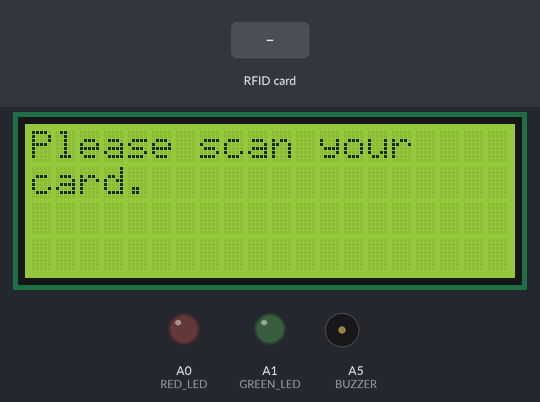
Recording of a sketch running on a simulated Arduino Uno, built with avr-gcc and run on an emulated ATmega328P. On the bench: 20×4 character LCD, output pins drawn as LEDs (lit = HIGH), buzzer (waves = sounding). Inputs (shaded band) come from the test bench. Pins used as bus, display or sensor lines are not drawn; what the sketch prints to the serial monitor is not drawn.

Above: at 1.6 s.
1.7 s: RFID card 70 18 42 1F held to the reader
At 3.0 s:
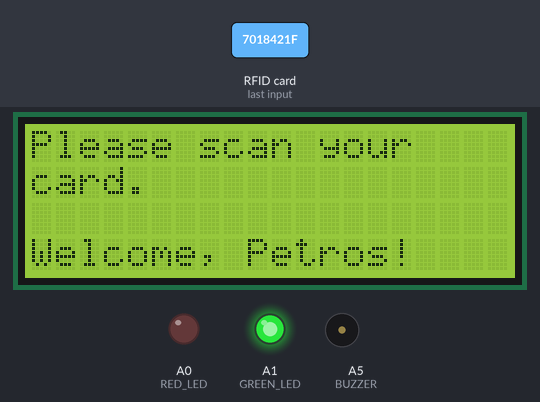
4.7 s: RFID card 5E 7A 19 C4 held to the reader
At 6.0 s:
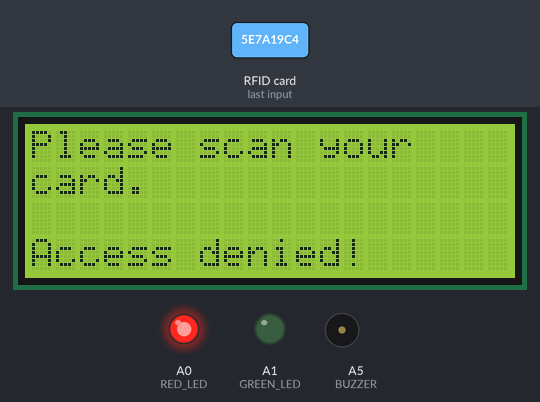
6.6 s: RFID card 3E 71 5E 64 held to the reader
At 8.5 s:
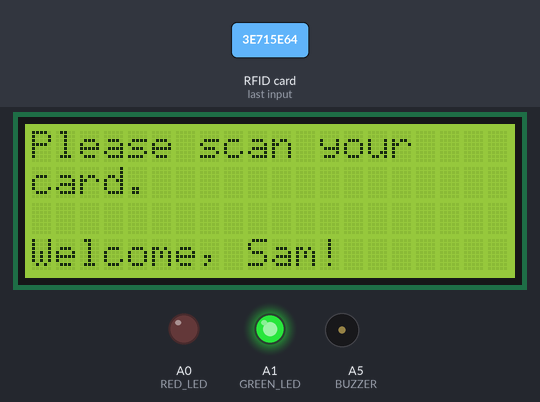
Timing chart, 0 to 11.9 s (numbered marks = the images above; inputs shaded):
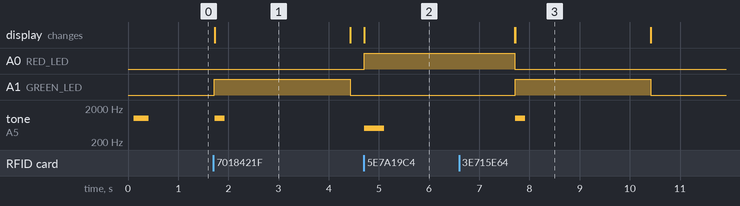

Measured:
- after the input at 1.7 s, A1 (GREEN_LED): LOW → HIGH at once, → LOW 2.7 s later; tone on A5 (BUZZER): silent → 1000 Hz at once, → silent 0.20 s later; the display: changes at once (image 1)
- after the input at 4.7 s, A0 (RED_LED): LOW → HIGH at once; tone on A5 (BUZZER): silent → 500 Hz at once, → silent 0.40 s later; the display: changes at once (image 2)
- after the input at 6.6 s, A1 (GREEN_LED): LOW → HIGH after 1.1 s, → LOW 2.7 s later; tone on A5 (BUZZER): silent → 1000 Hz after 1.1 s, → silent 0.20 s later; the display: first differs from a run without the input after 1.1 s (image 3)
- what the display in image 1 shows lasts 2.7 s, from 1.7 s to 4.4 s

The sketch:

intro-to-cs-project.ino
```cpp
/* This is the original code for the Arduino UNO, which was later replaced by
 * the ESP32.
 */

#include <LiquidCrystal.h> // Include LCD Library
#include <MFRC522.h>       // Include RFID Scanner Library
#include <SPI.h> // Include SPI.h for SPI Communication with the Arduino

// LCD Pins
#define RS 7
#define ENABLE 6
#define D4 5
#define D5 4
#define D6 3
#define D7 2

// Define RFID Reader SPI Pins
#define RST 9
#define SS 10
MFRC522 rc(SS, RST);

// LED Pins
uint8_t RED_LED = A0;
uint8_t GREEN_LED = A1;

uint8_t BUZZER = A5;

// Authorized cards:
// 70 18 42 1F
// 3E 71 5E 64

byte cards[][4] = {{0x70, 0x18, 0x42, 0x1F}, {0x3E, 0x71, 0x5E, 0x64}};

String users[] = {"Petros", "Sam"};

LiquidCrystal lcd(RS, ENABLE, D4, D5, D6, D7);

void setup() {
  SPI.begin();
  Serial.begin(9600);
  lcd.begin(20, 4);              // Initialize the 16x2 LCD
  lcd.print("Please scan your"); // Print a message to the LCD
  lcd.setCursor(0, 1);
  lcd.print("card.");
  rc.PCD_Init();                // initialize the receiver
  rc.PCD_DumpVersionToSerial(); // show details of card reader module

  pinMode(GREEN_LED, OUTPUT);
  pinMode(RED_LED, OUTPUT);
  pinMode(BUZZER, OUTPUT);

  tone(BUZZER, 1000);
  delay(300);
  noTone(BUZZER);
}

void loop() {
  // readSuccess = getId();

  if (!rc.PICC_IsNewCardPresent()) {
    return 0;
  }
  if (!rc.PICC_ReadCardSerial()) {
    return 0;
  }

  byte scannedCard[4];

  for (int i = 0; i < 4; i++) {
    scannedCard[i] =
        rc.uid.uidByte[i]; // Storing the UID of the scanned tag in scannedCard.
    Serial.print(rc.uid.uidByte[i], HEX);
  }
  Serial.print('\n');

  int successCard = -1;
  for (int i = 0; i < 2; i++) {
    int failed = false;
    for (int j = 0; j < 4; j++) {
      if (scannedCard[j] != cards[i][j]) {
        failed = true;
        break;
      }
    }
    if (!failed) {
      successCard = i;
      break;
    }
  }

  if (successCard == -1) {
    digitalWrite(RED_LED, HIGH);

    lcd.setCursor(0, 3);
    lcd.print("Access denied!  ");
    tone(BUZZER, 500);
    delay(400);
    noTone(BUZZER);
    delay(2600);
    digitalWrite(RED_LED, LOW);
    lcd.setCursor(0, 3);
    lcd.print("                ");

  } else {
    String authorizedUser = users[successCard];
    digitalWrite(GREEN_LED, HIGH);
    lcd.setCursor(0, 3);
    lcd.print("Welcome, ");
    lcd.print(authorizedUser);
    lcd.print("!");
    tone(BUZZER, 1000);
    delay(200);
    noTone(BUZZER);
    delay(2500);
    digitalWrite(GREEN_LED, LOW);
    lcd.setCursor(0, 3);
    lcd.print("                ");
  }
}
```
